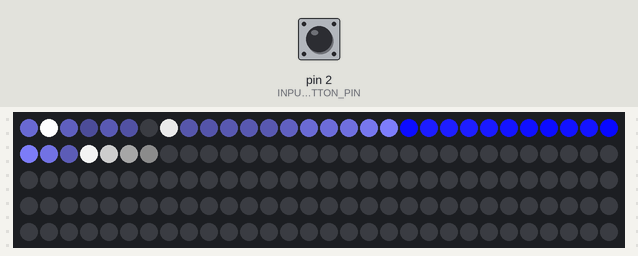
Recording of a sketch running on a simulated Arduino Uno, built with avr-gcc and run on an emulated ATmega328P. Parts: 150 RGB LEDs in strip order, left to right, continuing on the next row. Inputs (shaded band) come from the test bench; at power-on: pin 2 (INPUT_BUTTON_PIN) HIGH. Dim RGB values are drawn brighter than linear; random numbers use the default seed unless the sketch sets one.

Above: at 1.24 s.
1.3 s: pin 2 (INPUT_BUTTON_PIN) pulled LOW for 0.15 s
At 1.42 s:
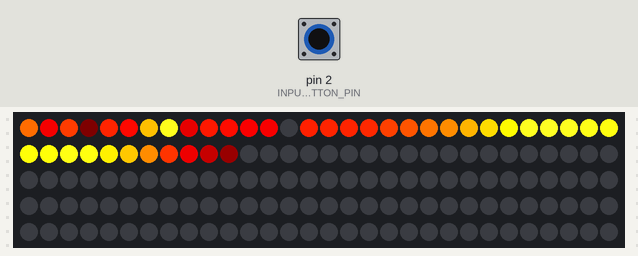
2.0 s: pin 2 (INPUT_BUTTON_PIN) pulled LOW for 1 s
At 2.14 s:
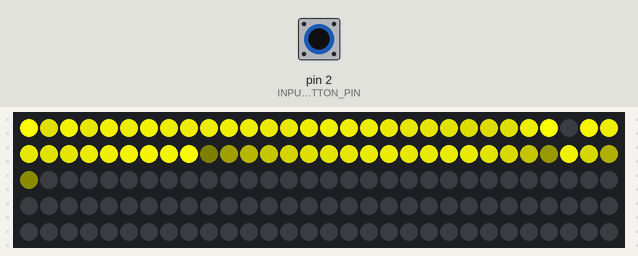
3.6 s: pin 2 (INPUT_BUTTON_PIN) pulled LOW for 0.15 s
At 3.75 s:
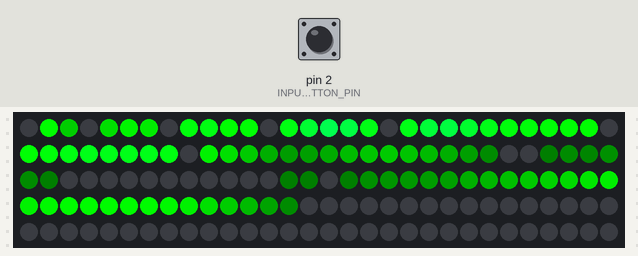
4.3 s: pin 2 (INPUT_BUTTON_PIN) pulled LOW for 3.2 s
At 4.46 s:
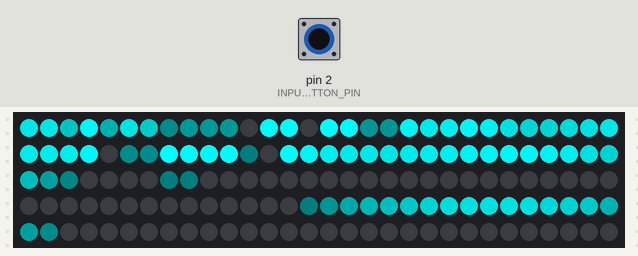
8.1 s: pin 2 (INPUT_BUTTON_PIN) pulled LOW for 0.15 s
At 8.22 s:
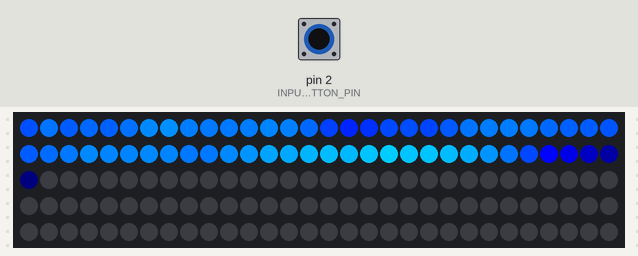
8.8 s: pin 2 (INPUT_BUTTON_PIN) pulled LOW for 1 s
At 8.93 s:
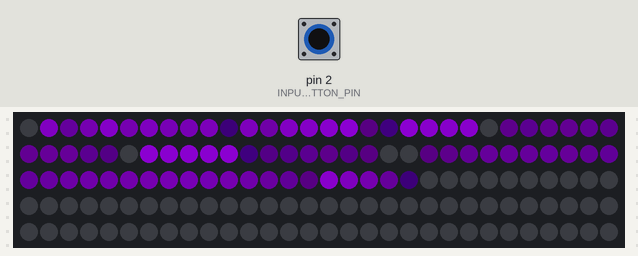

The sketch:

Color_Flames_Main_With_Button.ino
```cpp
// (licence header left out)
#include "FastLED.h"

#define NUM_LEDS          150    // Enter the total number of LEDs on the strip
#define LED_PIN           4      // The pin connected to DATA line to control the LEDs
#define INPUT_BUTTON_PIN  2      // The pin of the input button

int input_state = HIGH;          // The current state of the output pin
int color_state;                 // The current state of color
int button_state;                // The current reading from the input pin
int last_button_state = LOW;     // The previous reading from the input pin
unsigned long last_debounce_time = 0;  // The last time the output pin was toggled
unsigned long debounce_delay = 50;     // The debounce time; increase if the output flickers

CRGB leds[NUM_LEDS];

void setup() {
  pinMode(INPUT_BUTTON_PIN, INPUT_PULLUP);
  FastLED.addLeds<WS2812B, LED_PIN, GRB>(leds, NUM_LEDS).setCorrection(TypicalLEDStrip);
  FastLED.setMaxPowerInVoltsAndMilliamps(5, 1500);    // Set power limit of LED strip to 5V, 1500mA
  FastLED.clear();                                    // Initialize all LEDs to "OFF"
}

void loop() {
  // Read the state of the switch into a local variable:
  int input_reading = digitalRead(INPUT_BUTTON_PIN);

  // If the switch changed, due to noise or pressing:
  if (input_reading != last_button_state) {
    // reset the debouncing timer
    last_debounce_time = millis();
  }

  if ((millis() - last_debounce_time) > debounce_delay) {
    // whatever the reading is at, it's been there for longer than the debounce
    // delay, so take it as the actual current state:

    // if the button state has changed:
    if (input_reading != button_state) {
      button_state = input_reading;

      // Only toggle the color state if the new button state is LOW:
      if (input_reading == LOW) {
        color_state = (color_state + 1) % 9;
      }
    }
  }

  // Save the reading. Next time through the loop, it'll be the last_button_state:
  last_button_state = input_reading;

  if (color_state <= 7) {
    // Set LEDs to a color based on state from input button
    Fire(color_state, 50, 100, 10, false);
  }
  else {
    // Turn OFF all the LEDs
    fadeToBlackBy(leds, NUM_LEDS, 3);
    FastLED.show();
  }
}
```

Color_Flames_Animation.ino
```cpp
/*
 *  ========== Color Flame Animation ==========
 *  FUNCTION CALL:   Fire(Color, Cooling, Sparks, DelayDuration, ReverseDirection);
 *
 *  PARAMETERS:
 *  Color - select the color of the flame with one of the following numbers:
    0 = white
    1 = red
    2 = yellow
    3 = green
    4 = cyan
    5 = blue
    6 = purple
    7 = pink
 *  Cooling - Use larger value for shorter flames; default=50; suggested range 20-100.
 *  Sparks - Use larger value for more ignitions and a more active fire (between 0 to 255); default=100; suggested range 50-200.
 *  DelayDuration - Use larger value for slower flame speed; default=10.
 *  ReverseDirection - change the origin of the flame from the bottom of the strip to the top; default=false.
*/

void Fire(int Color, int Cooling, int Sparks, int DelayDuration, bool ReverseDirection) {
  static byte heat[NUM_LEDS];   // Array of temperature readings at each simulation cell
  int cooldown;

  // 1) Slight cool down for each cell
  for (int i = 0; i < NUM_LEDS; i++) {
    cooldown = random(0, ((Cooling * 10) / NUM_LEDS) + 2);

    if(cooldown > heat[i]) {
      heat[i] = 0;
    }
    else {
      heat[i] = heat[i] - cooldown;
    }
  }

  // 2) Heat from each cell drifts up and diffuses slightly
  for (int k = (NUM_LEDS - 1); k >= 2; k--) {
    heat[k] = (heat[k - 1] + heat[k - 2] + heat[k - 2]) / 3;
  }

  // 3) Randomly ignite new Sparks near bottom of the flame
  if (random(255) < Sparks) {
    int y = random(7);
    heat[y] = heat[y] + random(160, 255);
  }

  // 4) Convert heat cells to LED colors
  for (int n = 0; n < NUM_LEDS; n++) {
    // Temperature ranges from 0 (black/cold) to 255 (white/hot)
    // Rescale heat from 0-255 to 0-191
    byte temperature = heat[n];
    byte t192 = round((temperature / 255.0) * 191);

    // Calculate ramp up from
    byte heatramp = t192 & 0x3F; // 0...63
    heatramp <<= 2; // scale up to 0...252

    int BottomColor[8][3] = {   // Array of Bottom flame colors (for spark)
      {heatramp/2, heatramp/2, 255},      // 0 - blue sparks on white flame
      {255, 255, heatramp},               // 1 - white/yellow sparks on red flame
      {255, heatramp, heatramp},          // 2 - white/red sparks on yellow flame
      {heatramp, heatramp, 255},          // 3 - white/blue sparks on green flame
      {heatramp, heatramp, 255},          // 4 - white/blue sparks on cyan flame
      {255, 255, heatramp},               // 5 - white/yellow sparks on blue flame
      {255, heatramp, heatramp},          // 6 - white/red sparks on purple flame
      {255, heatramp, heatramp},          // 7 - white/red sparks on pink flame
    };
    int MiddleColor[8][3] = {   // Array of Middle flame colors
      {heatramp/2, heatramp/2, heatramp},   // 0 - white/blue
      {255, heatramp, 0},                   // 1 - red/yellow
      {heatramp, heatramp, 0},              // 2 - yellow
      {0, 255, heatramp/2},                 // 3 - green/blue
      {0, heatramp, heatramp},              // 4 - cyan
      {0, heatramp, 255},                   // 5 - blue/green
      {heatramp/3, 0, heatramp/2},          // 6 - purple
      {heatramp, heatramp/4, heatramp*2/3}, // 7 - pink
    };
    int TopColor[8][3] = {      // Array of Top flame colors
      {heatramp, heatramp, heatramp},       // 0 - white
      {heatramp, 0, 0},                     // 1 - red
      {heatramp, heatramp, 0},              // 2 - yellow
      {0, heatramp, 0},                     // 3 - green
      {0, heatramp, heatramp},              // 4 - cyan
      {0, 0, heatramp},                     // 5 - blue
      {heatramp/3, 0, heatramp/2},          // 6 - purple
      {heatramp, heatramp/4, heatramp*2/3}, // 7 - pink
    };

    int Pixel = n;
    if (ReverseDirection) {Pixel = (NUM_LEDS - 1) - n;}

    // Set Pixels according to the three regions of the flame:
    if (t192 > 0x80) {                    // hottest (bottom of flame, heatramp between yellow and white)
      leds[Pixel].setRGB(round(BottomColor[Color][0]), round(BottomColor[Color][1]), round(BottomColor[Color][2]));
    }
    else if (t192 > 0x40) {               // middle (midde of flame, heatramp with analogous Color)
      leds[Pixel].setRGB(round(MiddleColor[Color][0]), round(MiddleColor[Color][1]), round(MiddleColor[Color][2]));
    }
    else {                                // coolest (top of flame, heatramp heatramp with monochromatic Color)
      leds[Pixel].setRGB(round(TopColor[Color][0]), round(TopColor[Color][1]), round(TopColor[Color][2]));
    }

  }

  FastLED.show();
  delay(DelayDuration);
}
```
